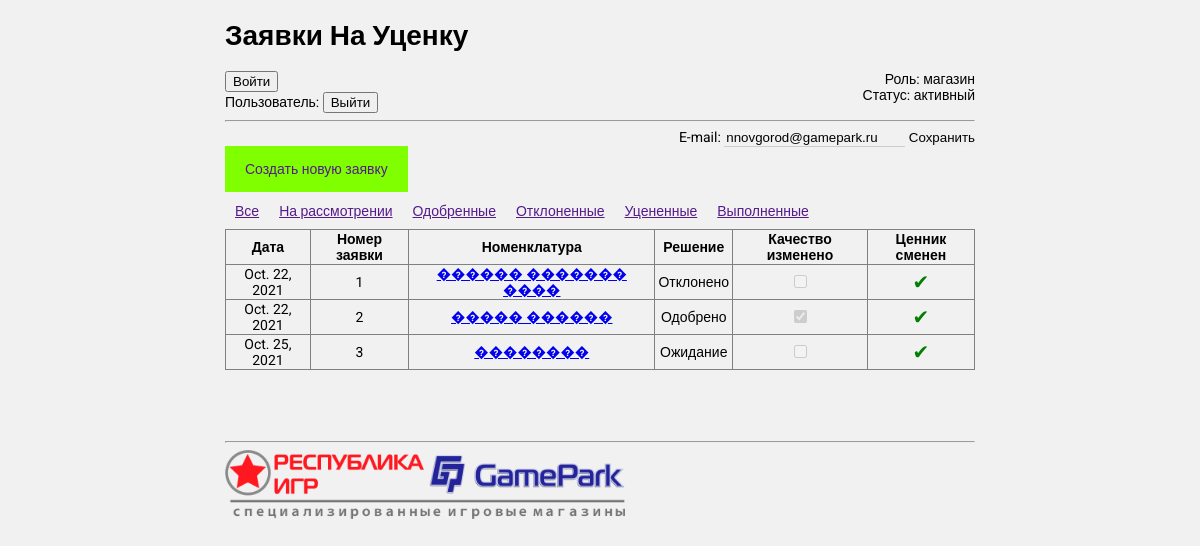
The app's page /zayavki/, older data.
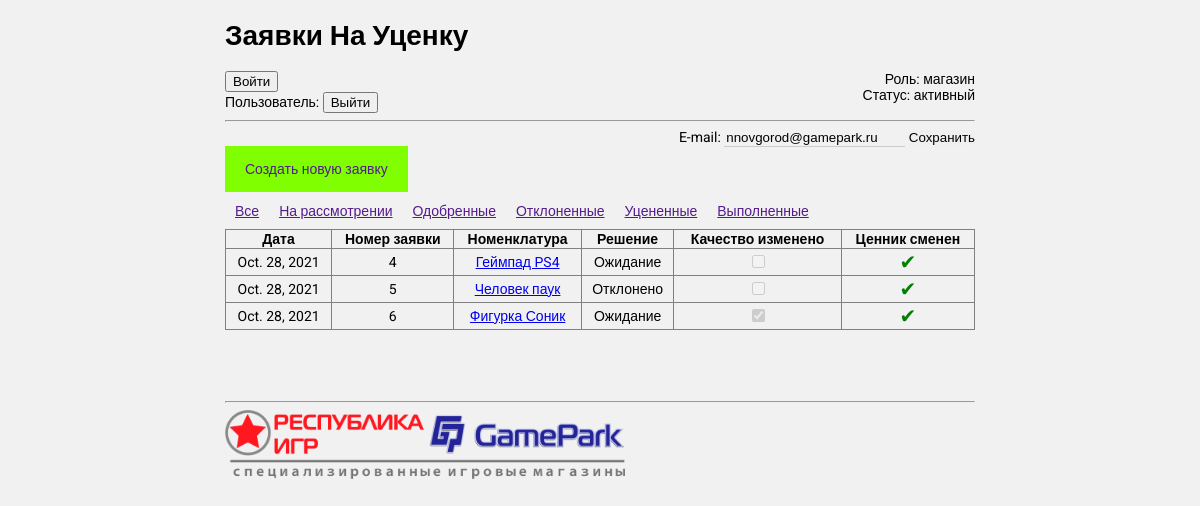
The same page, newer data.
### zayavki/models.py (models this page shows)
class Zayavka(models.Model):
    shop = models.CharField(max_length=50) # поменять на ссылку на пользователя
    data = models.DateField(auto_now_add=True)
    category = models.ForeignKey(Category, on_delete=models.PROTECT)
    code = models.CharField(max_length=10)
    name = models.CharField(max_length=100)
    description = models.TextField()
    clarification = models.TextField()
    foto1 = models.ImageField(upload_to="zayavki/foto", blank=True )
    foto2 = models.ImageField(upload_to="zayavki/foto", blank=True)
    status1 = models.BooleanField() # одобрено
    status2 = models.BooleanField() # отклонено
    status3 = models.BooleanField() # уценено
    status4 = models.BooleanField() # ценник сменен
    status5 = models.BooleanField() # остальные поля - резервные
    status6 = models.BooleanField()
    clarification_of_manager = models.CharField(max_length=150, blank=True)
    class Meta:
        verbose_name_plural = "Заявки"
        verbose_name = "Заявка"
    def __str__(self) -> str:
        return self.name

### zayavki/views.py (the view)
# urls.py: path("", page_view, name="page_view"),
def page_view(request):
    template = "zayavki/page_view.html"
    context = {
        "username" : "Нижний Новгород Мега",
        "role" : "магазин",
        "status" : "активный",
        "filters" : ["Все", "На рассмотрении", "Одобренные", "Отклоненные", "Уцененные", "Выполненные"],
        "title" : "Заявки на уценку",
        "title_page" : "Заявки на уценку",
        "data_from_model_Zayavka" : Zayavka.objects.all()
    }
    return render(request, template, context)

### zayavki/templates/zayavki/page_view.html
{% extends 'main_page/base.html' %}
{% load  static %}
{% block content %}
    <div>
        <br>
        <a class="link-new-application" href=""> Создать новую заявку</a>
        <br><br>
        <div class="select_filter">
            {% for filter in filters %}
                <div>
                    <a href="">{{filter}}</a>
                </div>
            {% endfor %}
        </div>
        <table>
            <tr>
                <th>Дата</th>
                <th>Номер заявки</th>
                <th>Номенклатура</th>
                <th>Решение</th>
                <th>Качество изменено</th>
                <th>Ценник сменен</th>
            </tr>
            {%for zayavka in data_from_model_Zayavka%}
                <tr>
                    <td>{{zayavka.data}}</td>
                    <td>{{zayavka.id}}</td>
                    <td>
                        <a href="{% url 'zayavki:one_zayavka' %}"> {{zayavka}} </a>
                    </td>
                    <td>{% if zayavka.status1 %}
                            Одобрено
                        {% elif zayavka.status2 %}
                            Отклонено
                        {% else %}
                            Ожидание
                        {% endif %}
                    </td>
                    <td><input
                            type="checkbox"
                            id="status3"
                            disabled
                            {% if zayavka.status3 %}checked{% endif %}>
                    </td>
                    <td><span style="font-family: Wingdings; color: Green; font-size: 15pt;" >
                             &#10004;
                        </span>
                    </td>
                </tr>
            {%endfor%}
        </table>
        <br>
    </div>
{% endblock content %}

### main_page/templates/main_page/base.html (shortened to what this page needs)
{% load  static %}
<!DOCTYPE html>
<html lang="en">
<head>
    <link href="{% static '/styles.css' %}" rel="stylesheet">
</head>
<body>
    <div class="container">
        <h1>{{title_page|title}}</h1>
        <div class="autorisation">
            <div class="autorisation-login">
                <form action={% url 'users:login' %}>
                    <input type="submit" value="Войти">
                </form>
                <form action="/">
                    Пользователь: {{ user.username}}
                    <input type="submit" value="Выйти">
                </form>
            </div>
            <div class="autorisation-about">
                Роль: магазин
                <br>
                Статус: активный
            </div>
        </div>
        <hr />
        <div class="email">
            <form class="form-email" action="/">
                <label for="email">E-mail: </label>
                <input type="email" id="email" value="nnovgorod@gamepark.ru">
                <input class="btn" type="submit" value="Сохранить">
            </form>
        </div>
        <br>
       {% block content %}{% endblock content %}
       <br><br><br>
        <hr />
       <img src="{% static '/logo.png' %}" alt='Картинка'  width="400px">
    </div>
</body>
</html>

### static/styles.css (style rules this page uses)
body { background-color: #f1f1f1; font: normal 14px 'Roboto', sans-serif; }
.container { max-width: 750px; margin: auto; }
.autorisation { display: flex; }
.autorisation > div { box-sizing: border-box; }
.autorisation-login { width: 75%; margin: 0; padding: 0; margin-right: 10px; }
.autorisation-about { width: 25%; text-align: right; }
#email { border: none; background: transparent; border-bottom: 1px solid #ccc; color: #000; outline: none; }
.email { position: relative; }
.btn { padding: 0; border: none; cursor: pointer; }
.form-email { position:absolute; right: 0px; }
.link-new-application { cursor: pointer; background-color: chartreuse; padding: 15px 20px; text-decoration: none; }
table { width: 100%; border-style: solid; border-collapse: collapse; border: 1px solid grey; }
th, td { border: 1px solid grey; text-align: center; padding-left: 3px; padding-right: 3px; }
.select_filter { display: flex; box-sizing: border-box; }
.select_filter > div { margin: 10px; }

Row changes from the older to the newer data that the page shows:
removed Zayavka: data "Oct. 22, 2021", id "1", name "������ ������� ����", status1 "Отклонено"
removed Zayavka: data "Oct. 22, 2021", id "2", name "����� ������", status1 "Одобрено", status3 "☑"
removed Zayavka: data "Oct. 25, 2021", id "3", name "��������", status1 "Ожидание"
added Zayavka: data "Oct. 28, 2021", id "4", name "Геймпад PS4", status1 "Ожидание"
added Zayavka: data "Oct. 28, 2021", id "5", name "Человек паук", status1 "Отклонено"
added Zayavka: data "Oct. 28, 2021", id "6", name "Фигурка Соник", status1 "Ожидание", status3 "☑"
